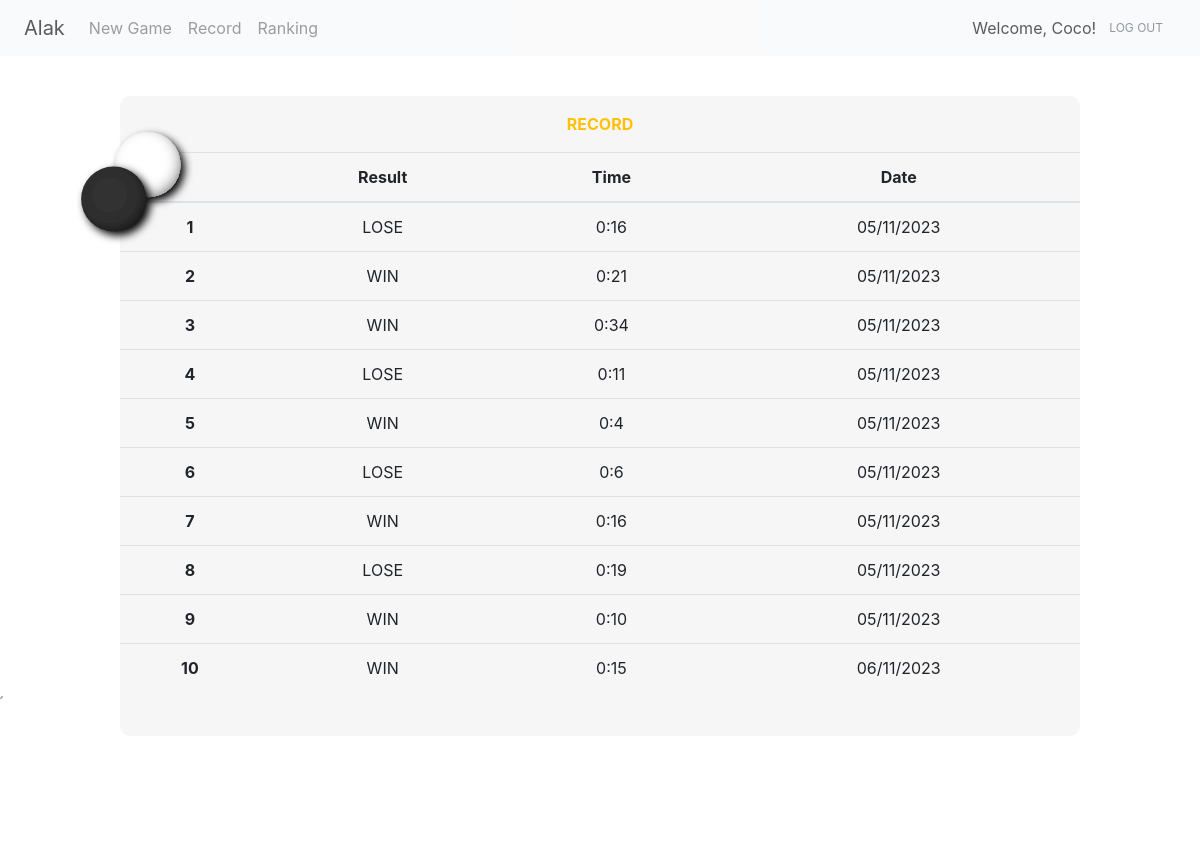
Screenshot of /record (signed in) with the database file from the repository.
### project/models.py (models this page shows)
class User(UserMixin, db.Model):
    id = db.Column(db.Integer, primary_key=True) # primary keys are required by SQLAlchemy
    email = db.Column(db.String(100), unique=True)
    password = db.Column(db.String(100))
    name = db.Column(db.String(1000))

class Record(db.Model):
    __tablename__ = 'record'
    id = db.Column(db.Integer(), primary_key=True)
    user_id = db.Column(db.String(50))
    user_name = db.Column(db.String(50))
    time = db.Column(db.String(50))
    result = db.Column(db.String(50))
    date = db.Column(db.String(50))

### project/main.py (the view)
@main.route('/record')
def record():
    record = Record.query.filter_by(user_name=current_user.name).order_by(Record.date).limit(10).all()
    print(record[0].time)
    return render_template('record.html', name=current_user.name, result=record)

### project/__init__.py (called while the page is built)
def create_app():
    app = Flask(__name__)
    app.config['SECRET_KEY'] = 'secret-key-goes-here'
    app.config['SQLALCHEMY_DATABASE_URI'] = 'sqlite:///db.sqlite'
    db.init_app(app)
    with app.app_context():
        db.create_all()
    login_manager = LoginManager()
    login_manager.login_view = 'auth.signin'
    login_manager.init_app(app)
    from .models import User
    @login_manager.user_loader
    def load_user(user_id):
        return User.query.get(int(user_id))
    from .auth import auth as auth_blueprint
    app.register_blueprint(auth_blueprint)
    from .main import main as main_blueprint
    app.register_blueprint(main_blueprint)
    return app

### project/templates/record.html (shortened to what this page needs)
{% extends 'base.html' %}
{% block content %}
<svg id="svg" style="position: absolute; z-index: 1; top: 15%; left: 3%;" viewBox="-2.2 -2.2 7 7" xmlns="http://www.w3.org/2000/svg" width="200" height="120">
    <use href="#piece-white" x="2" y="0"/>
    <use href="#piece-black" x="0" y="2"/>
</svg>
    <div style="position: relative; top: 5%; overflow-x: auto;" class="square rounded-9 big-square text-center">
    <p class="text-warning text-uppercase font-weight-bold pt-3">RECORD</p>
    <table class="table">
        <thead>
          <tr>
            <th scope="col"></th>
            <th scope="col">Result</th>
            <th scope="col">Time</th>
            <th scope="col">Date</th>
          </tr>
        </thead>
        {% for i in range(result | length) %}
        <tr>
          <th scope="row">{{ i+1 }}</th>
          <td> {{ result[i].result }} </td>
          <td> {{ result[i].time }} </td>
          <td> {{ result[i].date }} </td>
        </tr>
        {% endfor %}
    </table>
</div>{% endblock %}

### project/templates/base.html (shortened to what this page needs)
<!doctype html>
<html lang="en" style="height: 100%;">
  <head>
    <link rel="stylesheet" href="https://stackpath.bootstrapcdn.com/bootstrap/4.3.1/css/bootstrap.min.css">
    <link rel="stylesheet" href="{{ url_for('static', filename= 'css/style.css') }}">
  </head>
  <body style="background-image: url('static/background.jpg'); background-size: cover; height: 100%;">
    <nav class="navbar navbar-expand-md navbar-light bg-light" style="opacity: 0.75;">
      <a class="navbar-brand ml-sm-2">Alak</a>
      <div class="collapse navbar-collapse" id="navbarNavAltMarkup">
        <div class="navbar-nav">
          {% if current_user.is_authenticated %}
            <a class="nav-item nav-link" href="{{ url_for('main.game')}}">New Game</a>
            <a class="nav-item nav-link" href="{{ url_for('main.record')}}">Record</a>
          {% endif %}
          <a class="nav-item nav-link" href="{{ url_for('main.ranking')}}">Ranking</a>
        </div>
      </div>
      {% if current_user.is_authenticated %}
        <a class="btn-outline-warning">Welcome, {{ name }}!</a>
        <a class="btn text-secondary mr-sm-2" style="font-size: 12px;" href="{{ url_for('auth.logout') }}" >LOG OUT</a>
      {% endif %}
    </nav>
    {% block content %} {% endblock %}
  </body>
</html>

### project/static/css/style.css (style rules this page uses)
.big-square { background-color: rgba(245, 245, 245, .85); height: 80%; width: 80%; margin-left: auto; margin-right: auto; display: block; border-radius: 10px; }

### rows the page displays
User: name "Coco"
Record: result "LOSE", time "0:16", date "05/11/2023"
Record: result "WIN", time "0:21", date "05/11/2023"
Record: result "WIN", time "0:34", date "05/11/2023"
Record: result "LOSE", time "0:11", date "05/11/2023"
Record: result "WIN", time "0:4", date "05/11/2023"
Record: result "LOSE", time "0:6", date "05/11/2023"
Record: result "WIN", time "0:16", date "05/11/2023"
Record: result "LOSE", time "0:19", date "05/11/2023"
Record: result "WIN", time "0:10", date "05/11/2023"
Record: result "WIN", time "0:15", date "06/11/2023"

### other values shown
{{ i+1 }} "1" "2" "3" "4" "5" "6" "7" "8" "9" "10"
